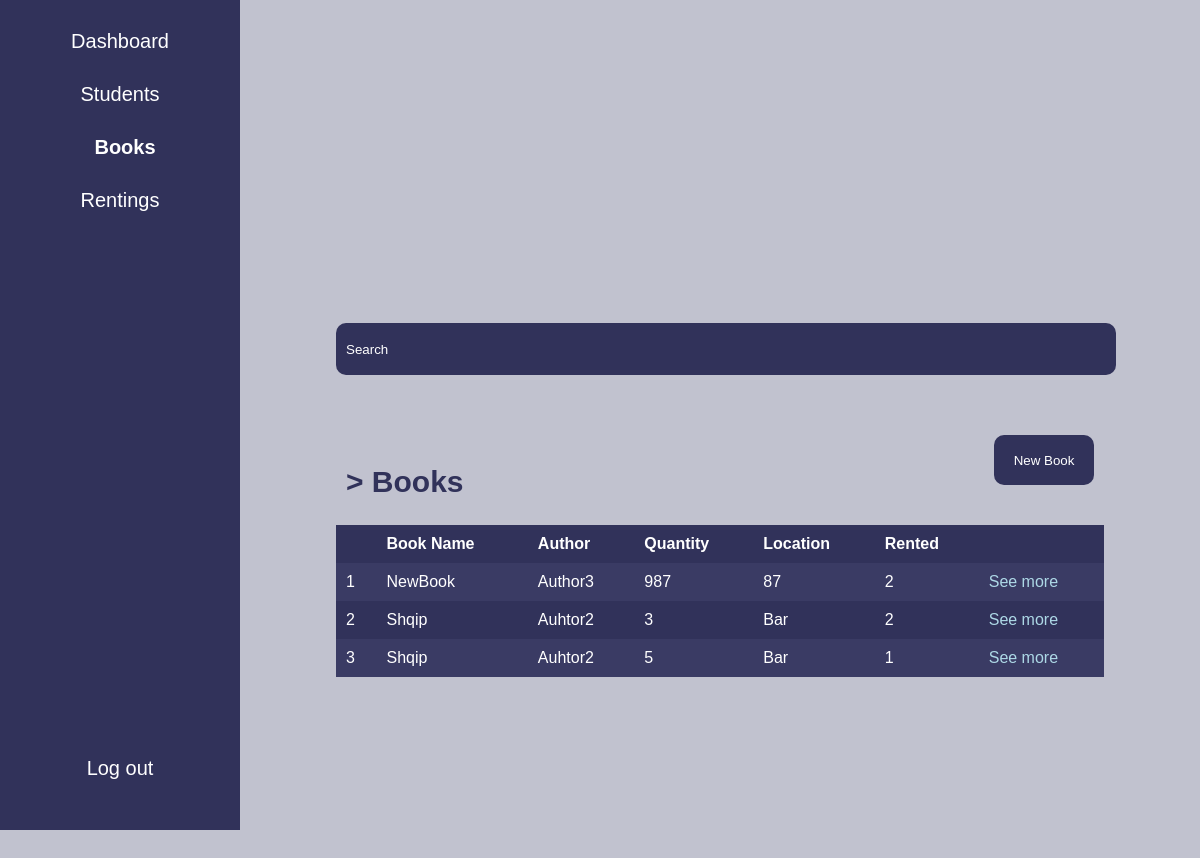
The app's page /books/ (signed in) with its own data.
### Books/models.py (models this page shows, shortened)
class Book(models.Model):
    name = models.CharField(max_length=100)
    author = models.CharField(max_length=100)
    category = models.CharField(max_length=50)
    location = models.CharField(max_length=100)
    quantity = models.IntegerField(default=0)
    registered_date = models.DateField(auto_now_add=True)

### librarysystem/views.py (the view)
# urls.py: path('books/', login_required(views.books), name="books"),
def books(request):
    thebooks = Book.objects.annotate(
    rented=Count('rentings',filter=Q(rentings__date_returned__isnull=True))
    )
    return render(request, 'librarysystem/books.html', {'books': thebooks})

### librarysystem/templates/librarysystem/books.html (shortened to what this page needs)
<!DOCTYPE html>
<html lang="en">
<head>
    {% load static %}
    <link rel="stylesheet" type="text/css" href="{% static 'librarysystem/style.css' %}">
</head>
<body>
{% include 'librarysystem/navbar.html' %}
<div class="content">
    {% include 'librarysystem/searchbar.html' %}
    <div class="info">
        <div class="modelname" style="margin: 0;">
            <p>> Books</p>
        </div>
        <div class="theinfo">
             <a href="{% url 'books-create' %}"><button>New Book</button></a>
        </div>
    </div>
    <div class="thetable">
        <table id="rentalsTable">
            <thead>
                <tr>
                    <th></th>
                    <th>Book Name</th>
                    <th>Author</th>
                    <th>Quantity</th>
                    <th>Location</th>
                    <th>Rented</th>
                    <th></th>
                </tr>
            </thead>
            <tbody>
                {% for book in books %}
                <tr>
                    <td>{{ forloop.counter }}</td>
                    <td>{{ book.name }}</td>
                    <td>{{ book.author }}</td>
                    <td>{{ book.quantity }}</td>
                    <td>{{ book.location }}</td>
                    <td>{{book.rented}}</td>
                    <td><a href="{% url 'book_detail' book.id %}">See more</a></td>
                </tr>
                {% endfor %}
            </tbody>
        </table>
    </div>
</div>
</body>
</html>

### librarysystem/static/style.css (style rules this page uses)
body { background-color: crimson; width: 100%; height: 100vh; }

### librarysystem/templates/librarysystem/books.html (style rules this page uses)
body { margin: 0; padding: 0; background-color: #C1C2CF; font-family: Arial, Helvetica, sans-serif; }
.content { padding-left: 20%; display: flex; flex-direction: column; justify-content: center; align-items: center; align-content: center; height: 100%; width: 80%; padding-top: 100px; padding-bottom: 100px; }
.info { width: 80%; display: flex; justify-content: space-between; align-items: center; margin-top: 50px; }
.modelname { width: 33%; height: 50px; padding: 10px; }
.modelname p { font-size: 30px; color: #31325A; text-align: left; font-weight: 600; }
.info .theinfo { width: 33%; height: 50px; padding: 10px; }
.theinfo { width: 100px; height: 50px; border-radius: 10px; display: flex; align-items: flex-end; justify-content: flex-end; margin-left: 30px; color: white; }
.theinfo a { width: 100px; height: 50px; }
.theinfo a button { width: 100px; height: 50px; cursor: pointer; border-radius: 10px; background-color: #31325A; margin-right: 50px; color: white; border: none; }
.thetable { width: 80%; display: flex; align-items: center; justify-content: center; margin-top: 30px; flex-direction: column; background-color: #31325A; }
.thetable table { width: 100%; background-color: #31325A; border-collapse: collapse; }
.thetable th, .thetable td { color: white; padding: 10px; text-align: left; }
.thetable th { background-color: #31325A; }
.thetable tr:nth-child(odd) { background-color: #3A3B64; }
.thetable a { color: #ADD8E6; text-decoration: none; }

### records on screen
Book: name "NewBook", author "Author3", quantity "987", location "87", rented "2"
Book: name "Shqip", author "Auhtor2", quantity "3", location "Bar", rented "2"
Book: name "Shqip", author "Auhtor2", quantity "5", location "Bar", rented "1"
